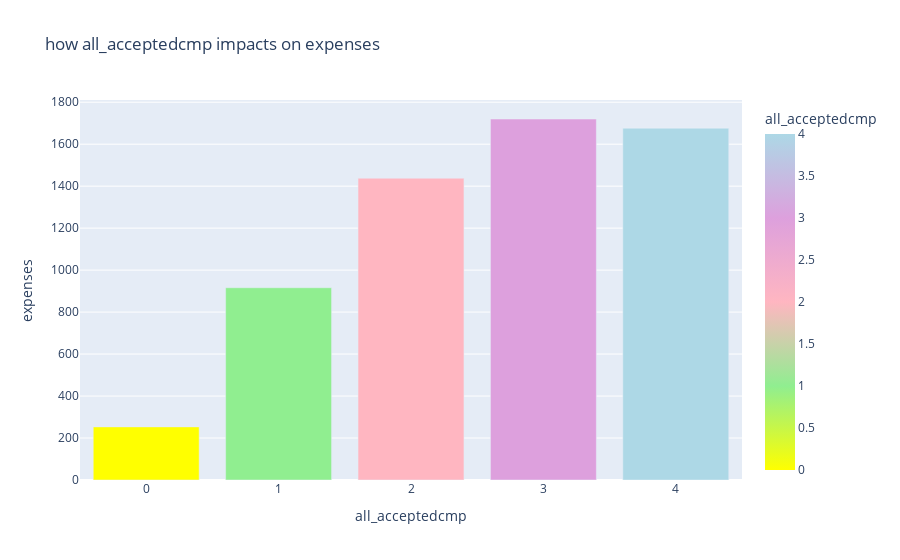

Notebook cell for this chart:
### Code cell
fig=px.bar(gr_all_acceptedcmp,x='all_acceptedcmp',y='expenses',title='how all_acceptedcmp impacts on expenses',color='all_acceptedcmp',  color_continuous_scale=['yellow','lightgreen','lightpink','plum','lightblue'],barmode='group')
fig.show()
#campaing 3 ảnh hưởng đến expenses

### Figure 1 — Plotly figure (JSON) as saved in the notebook; plotly's stock layout.template omitted (floating-point values rounded to 4 significant figures)
{"data": [{"alignmentgroup": "True", "hovertemplate": "all_acceptedcmp=%{marker.color}<br>expenses=%{y}<extra></extra>", "legendgroup": "", "marker": {"color": [0, 1, 2, 3, 4], "coloraxis": "coloraxis", "pattern": {"shape": ""}}, "name": "", "offsetgroup": "", "orientation": "v", "showlegend": false, "textposition": "auto", "type": "bar", "x": [0, 1, 2, 3, 4], "xaxis": "x", "y": [253, 916, 1438, 1720, 1676], "yaxis": "y"}], "layout": {"barmode": "group", "coloraxis": {"colorbar": {"title": {"text": "all_acceptedcmp"}}, "colorscale": [[0, "yellow"], [0.25, "lightgreen"], [0.5, "lightpink"], [0.75, "plum"], [1, "lightblue"]]}, "legend": {"tracegroupgap": 0}, "title": {"text": "how all_acceptedcmp impacts on expenses"}, "xaxis": {"anchor": "y", "domain": [0, 1], "title": {"text": "all_acceptedcmp"}}, "yaxis": {"anchor": "x", "domain": [0, 1], "title": {"text": "expenses"}}}}
